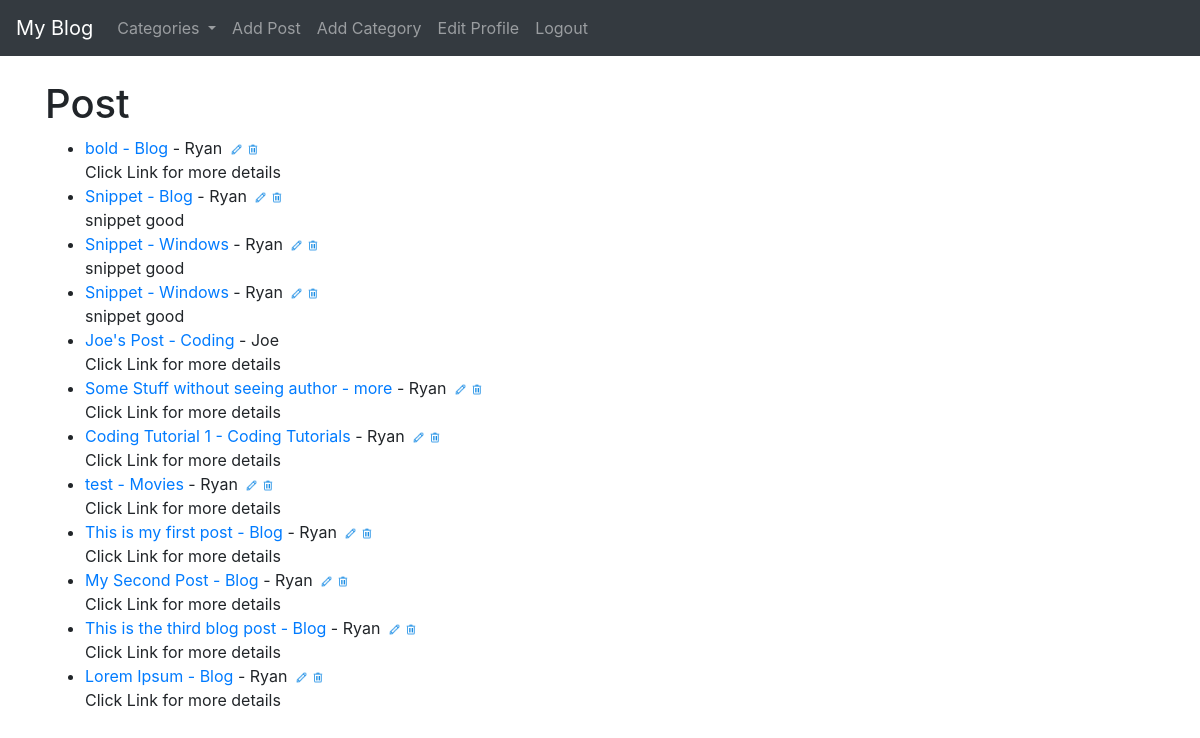
The app's page / (signed in) with its own data.
### theblog/models.py (models this page shows, shortened)
class Post(models.Model):
    title = models.CharField(max_length=255)
    title_tag = models.CharField(max_length=255, default='The Blog - ')
    author = models.ForeignKey(User, on_delete=models.CASCADE)
    body = RichTextField(blank=True, null=True)
    post_date = models.DateField(auto_now_add=True)
    category = models.CharField(max_length=255, default='uncategorized')
    snippet = models.CharField(max_length=255)
    likes = models.ManyToManyField(User, related_name='blog_post')
    dislikes = models.ManyToManyField(User, related_name='blog_post_dislike')

### theblog/views.py (the view)
# urls.py: path('', HomeView.as_view(), name="home"),
class HomeView(ListView):
    model = Post
    template_name = "home.html"
    ordering = ['-post_date']
    def get_context_data(self, *args, **kwargs):
        cat_menu = Category.objects.all()
        context = super(HomeView, self).get_context_data(*args, **kwargs)
        context['cat_menu'] = cat_menu
        return context

### theblog/models.py (called while the page is built)
    def __str__(self):
        return self.name

### theblog/templates/home.html
{% extends 'base.html' %}
{% load static %}
{% block content %}
<h1>Post</h1>
<ul>
    {% for post in object_list %}
        <li><a href="{% url 'article-detail' post.pk %}">{{ post.title }} - <a href="{% url 'category' post.category|slugify %}">{{ post.category }}</a> - {{ post.author.first_name }}</a>
            {% if user.is_authenticated %}
                {% if user.id == post.author.id %}
            <a
                href="{% url 'update_post' post.pk %}"><img src="{% static 'img/edit_32px.png' %}" alt="" class="edit"></a><a
                href="{% url 'delete_post' post.pk %}"><img src="{% static 'img/trash_32px.png' %}" alt="" class="edit"></a>
            {% endif %}
            {% endif %}<br>
        {{ post.snippet }}</li>
    {% endfor %}
</ul>
{% endblock %}

### static/css/styles.css (style rules this page uses)
.edit { height: 13px; padding-left: 3px; }

### records on screen
Post: title "bold", category "Blog", author.first_name "Ryan", snippet "Click Link for more details"
Post: title "Snippet", category "Blog", author.first_name "Ryan", snippet "snippet good"
Post: title "Snippet", category "Windows", author.first_name "Ryan", snippet "snippet good"
Post: title "Snippet", category "Windows", author.first_name "Ryan", snippet "snippet good"
Post: title "Joe's Post", category "Coding", author.first_name "Joe", snippet "Click Link for more details"
Post: title "Some Stuff without seeing author", category "more", author.first_name "Ryan", snippet "Click Link for more details"
Post: title "Coding Tutorial 1", category "Coding Tutorials", author.first_name "Ryan", snippet "Click Link for more details"
Post: title "test", category "Movies", author.first_name "Ryan", snippet "Click Link for more details"
Post: title "This is my first post", category "Blog", author.first_name "Ryan", snippet "Click Link for more details"
Post: title "My Second Post", category "Blog", author.first_name "Ryan", snippet "Click Link for more details"
Post: title "This is the third blog post", category "Blog", author.first_name "Ryan", snippet "Click Link for more details"
Post: title "Lorem Ipsum", category "Blog", author.first_name "Ryan", snippet "Click Link for more details"
